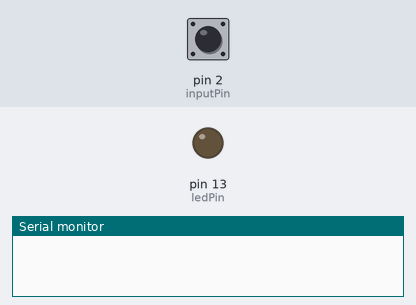
The sketch below on a simulated Arduino Uno, built with avr-gcc and run on an emulated ATmega328P. Shown: output pins drawn as LEDs (lit = HIGH), the last lines printed to the serial monitor. Dashed ring = blinking. The test bench sets the inputs (shaded band); at power-on: pin 2 (inputPin) HIGH.

Above: at 1.2 s.
1.3 s: pin 2 (inputPin) pulled LOW for 1 s
At 1.55 s:
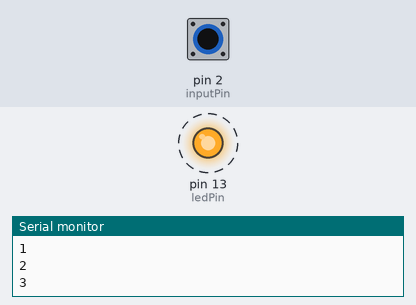
4.3 s: pin 2 (inputPin) pulled LOW for 3.2 s
At 8.4 s:
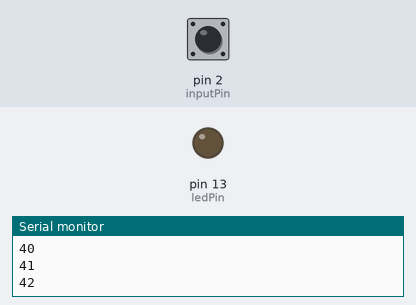
Timing chart, 0 to 9.9 s (numbered marks = the images above; inputs shaded):
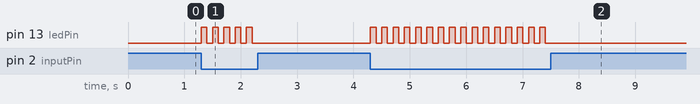

The sketch:

Arduino.ino
```cpp
const int ledPin = 13;
const int inputPin = 2;
int count = 0;
void setup()
{
  pinMode(ledPin, OUTPUT);
  pinMode(inputPin, INPUT_PULLUP);
  Serial.begin(115200);
}

void loop()
{
  int swInput = digitalRead(inputPin);
  int ledOutput = digitalRead(ledPin);

  if (swInput == LOW)
  {
    if (ledOutput)
    {
      digitalWrite(ledPin, LOW);
    }
    else
    {
      digitalWrite(ledPin, HIGH);
    }
    count++;
    Serial.println(count);
  }
  delay(100);
}
```

Measured:
- after the input at 1.3 s, pin 13 (ledPin): alternates HIGH for 0.10 s and LOW for 0.10 s, 10 changes in all, then stays LOW, starting at once
- after the input at 4.3 s, pin 13 (ledPin): alternates HIGH for 0.10 s and LOW for 0.10 s, 32 changes in all, then stays LOW, starting at once
